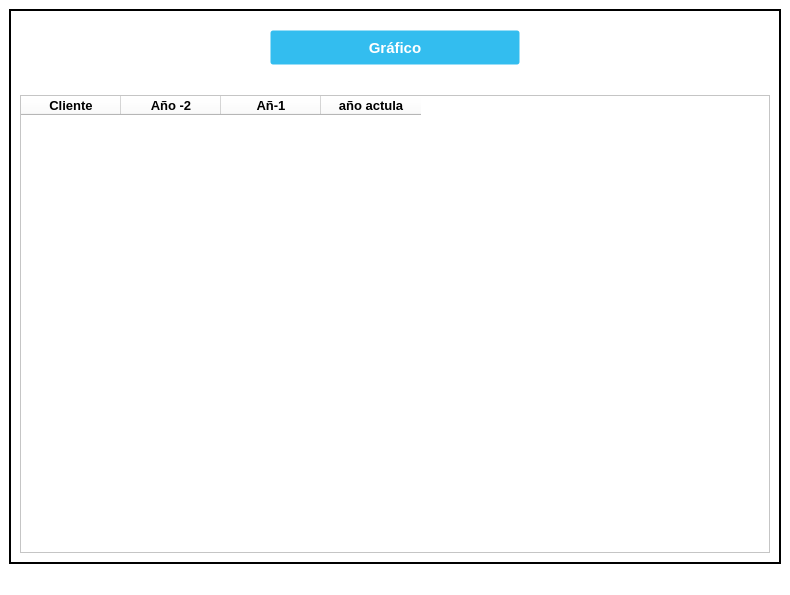
<?xml version="1.0" encoding="UTF-8"?>
<ui version="4.0">
 <class>ClientsGeneralResume_Window</class>
 <widget class="QMainWindow" name="ClientsGeneralResume_Window">
  <property name="geometry">
   <rect>
    <x>0</x>
    <y>0</y>
    <width>790</width>
    <height>595</height>
   </rect>
  </property>
  <property name="minimumSize">
   <size>
    <width>790</width>
    <height>595</height>
   </size>
  </property>
  <property name="windowTitle">
   <string>Resumen Clientes</string>
  </property>
  <property name="windowIcon">
   <iconset>
    <normaloff>//nas01/DATOS/Comunes/EIPSA-ERP/Recursos/Iconos/icon.ico</normaloff>//nas01/DATOS/Comunes/EIPSA-ERP/Recursos/Iconos/icon.ico</iconset>
  </property>
  <property name="styleSheet">
   <string notr="true">QWidget {
background-color: rgb(255, 255, 255);
}

.QFrame {
	border: 2px solid black;
}

QPushButton {
background-color: #33bdef;
  border: 1px solid transparent;
  border-radius: 3px;
  color: #fff;
  font-family: -apple-system,system-ui,&quot;Segoe UI&quot;,&quot;Liberation Sans&quot;,sans-serif;
  font-size: 15px;
  font-weight: 800;
  line-height: 1.15385;
  margin: 0;
  outline: none;
  padding: 8px .8em;
  text-align: center;
  text-decoration: none;
  vertical-align: baseline;
  white-space: nowrap;
}

QPushButton:hover {
	background-color: #019ad2;
	border-color: rgb(0, 0, 0);
}

QPushButton:focus {
	background-color: #019ad2;
	border-color: rgb(0, 0, 0);
}

QPushButton:pressed {
	background-color: rgb(1, 140, 190);
	border-color: rgb(255, 255, 255)
}

QPushButton:focus:pressed {
    background-color: rgb(1, 140, 190);
    border-color: rgb(255, 255, 255);
}</string>
  </property>
  <widget class="QWidget" name="centralwidget">
   <layout class="QGridLayout" name="gridLayout">
    <item row="0" column="0">
     <widget class="QFrame" name="frame">
      <property name="frameShape">
       <enum>QFrame::StyledPanel</enum>
      </property>
      <property name="frameShadow">
       <enum>QFrame::Raised</enum>
      </property>
      <layout class="QGridLayout" name="gridLayout_2">
       <property name="verticalSpacing">
        <number>10</number>
       </property>
       <item row="3" column="0">
        <widget class="QTableWidget" name="tableQueryTags">
         <property name="alternatingRowColors">
          <bool>false</bool>
         </property>
         <property name="sortingEnabled">
          <bool>true</bool>
         </property>
         <column>
          <property name="text">
           <string>Cliente</string>
          </property>
          <property name="font">
           <font>
            <pointsize>10</pointsize>
            <bold>true</bold>
           </font>
          </property>
         </column>
         <column>
          <property name="text">
           <string>Año -2</string>
          </property>
          <property name="font">
           <font>
            <pointsize>10</pointsize>
            <bold>true</bold>
           </font>
          </property>
         </column>
         <column>
          <property name="text">
           <string>Añ-1</string>
          </property>
          <property name="font">
           <font>
            <pointsize>10</pointsize>
            <bold>true</bold>
           </font>
          </property>
         </column>
         <column>
          <property name="text">
           <string>año actula</string>
          </property>
          <property name="font">
           <font>
            <pointsize>10</pointsize>
            <bold>true</bold>
           </font>
          </property>
         </column>
        </widget>
       </item>
       <item row="1" column="0">
        <layout class="QHBoxLayout" name="horizontalLayout">
         <item>
          <widget class="QPushButton" name="Button_Graphs">
           <property name="minimumSize">
            <size>
             <width>250</width>
             <height>35</height>
            </size>
           </property>
           <property name="maximumSize">
            <size>
             <width>250</width>
             <height>35</height>
            </size>
           </property>
           <property name="text">
            <string>Gráfico</string>
           </property>
          </widget>
         </item>
        </layout>
       </item>
       <item row="0" column="0">
        <spacer name="vSpacer1">
         <property name="orientation">
          <enum>Qt::Vertical</enum>
         </property>
         <property name="sizeType">
          <enum>QSizePolicy::Fixed</enum>
         </property>
         <property name="sizeHint" stdset="0">
          <size>
           <width>20</width>
           <height>10</height>
          </size>
         </property>
        </spacer>
       </item>
       <item row="2" column="0">
        <spacer name="vSpacer2">
         <property name="orientation">
          <enum>Qt::Vertical</enum>
         </property>
         <property name="sizeType">
          <enum>QSizePolicy::Fixed</enum>
         </property>
         <property name="sizeHint" stdset="0">
          <size>
           <width>20</width>
           <height>20</height>
          </size>
         </property>
        </spacer>
       </item>
      </layout>
     </widget>
    </item>
   </layout>
  </widget>
  <widget class="QMenuBar" name="menubar">
   <property name="geometry">
    <rect>
     <x>0</x>
     <y>0</y>
     <width>790</width>
     <height>22</height>
    </rect>
   </property>
  </widget>
  <widget class="QStatusBar" name="statusbar"/>
 </widget>
 <tabstops>
  <tabstop>tableQueryTags</tabstop>
 </tabstops>
 <resources/>
 <connections/>
</ui>
